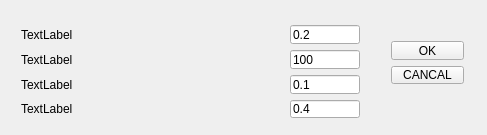
<?xml version="1.0" encoding="UTF-8"?>
<ui version="4.0">
 <class>FourParameDialogClass</class>
 <widget class="QWidget" name="FourParameDialogClass">
  <property name="geometry">
   <rect>
    <x>0</x>
    <y>0</y>
    <width>487</width>
    <height>135</height>
   </rect>
  </property>
  <property name="windowTitle">
   <string>FourParameDialogClass</string>
  </property>
  <widget class="QWidget" name="layoutWidget">
   <property name="geometry">
    <rect>
     <x>380</x>
     <y>30</y>
     <width>95</width>
     <height>65</height>
    </rect>
   </property>
   <layout class="QVBoxLayout" name="verticalLayout_2">
    <item>
     <widget class="QPushButton" name="OK">
      <property name="text">
       <string>OK</string>
      </property>
     </widget>
    </item>
    <item>
     <widget class="QPushButton" name="Cancal">
      <property name="text">
       <string>CANCAL</string>
      </property>
     </widget>
    </item>
   </layout>
  </widget>
  <widget class="QWidget" name="layoutWidget">
   <property name="geometry">
    <rect>
     <x>10</x>
     <y>14</y>
     <width>361</width>
     <height>115</height>
    </rect>
   </property>
   <layout class="QVBoxLayout" name="verticalLayout">
    <property name="sizeConstraint">
     <enum>QLayout::SetNoConstraint</enum>
    </property>
    <item>
     <layout class="QHBoxLayout" name="horizontalLayout">
      <item>
       <widget class="QLabel" name="label_1">
        <property name="text">
         <string>TextLabel</string>
        </property>
       </widget>
      </item>
      <item>
       <widget class="QLineEdit" name="lineEdit_1">
        <property name="maximumSize">
         <size>
          <width>70</width>
          <height>50</height>
         </size>
        </property>
        <property name="cursor">
         <cursorShape>SizeVerCursor</cursorShape>
        </property>
        <property name="text">
         <string>0.2</string>
        </property>
       </widget>
      </item>
     </layout>
    </item>
    <item>
     <layout class="QHBoxLayout" name="horizontalLayout_2">
      <item>
       <widget class="QLabel" name="label_2">
        <property name="text">
         <string>TextLabel</string>
        </property>
       </widget>
      </item>
      <item>
       <widget class="QLineEdit" name="lineEdit_2">
        <property name="maximumSize">
         <size>
          <width>70</width>
          <height>16777215</height>
         </size>
        </property>
        <property name="text">
         <string>100</string>
        </property>
       </widget>
      </item>
     </layout>
    </item>
    <item>
     <layout class="QHBoxLayout" name="horizontalLayout_3">
      <item>
       <widget class="QLabel" name="label_3">
        <property name="text">
         <string>TextLabel</string>
        </property>
       </widget>
      </item>
      <item>
       <widget class="QLineEdit" name="lineEdit_3">
        <property name="maximumSize">
         <size>
          <width>70</width>
          <height>16777215</height>
         </size>
        </property>
        <property name="text">
         <string>0.1</string>
        </property>
       </widget>
      </item>
     </layout>
    </item>
    <item>
     <layout class="QHBoxLayout" name="horizontalLayout_4">
      <item>
       <widget class="QLabel" name="label_4">
        <property name="text">
         <string>TextLabel</string>
        </property>
       </widget>
      </item>
      <item>
       <widget class="QLineEdit" name="lineEdit_4">
        <property name="maximumSize">
         <size>
          <width>70</width>
          <height>16777215</height>
         </size>
        </property>
        <property name="text">
         <string>0.4</string>
        </property>
       </widget>
      </item>
     </layout>
    </item>
   </layout>
  </widget>
 </widget>
 <layoutdefault spacing="6" margin="11"/>
 <resources/>
 <connections/>
</ui>
